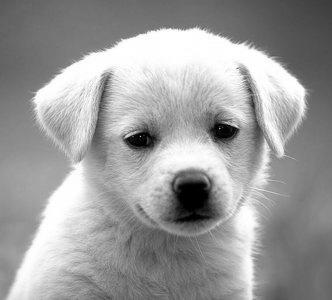
#> input picture Image_Processing/Unit2_exercise/image.png, 332 x 300 px
$ python halftone.py
#> lines starting #> are read from the running program, lines starting #| are printed output that depends on the picture
#> further down, image is the input picture: shape (300, 332); min 0, max 255, mean 155.7
import cv2
import numpy as np
import matplotlib.pyplot as plt

def ordered_dithering(img):
    bayer_matrix = (1/16) * np.array([[0, 8, 2, 10],
                                      [12, 4, 14, 6],
                                      [3, 11, 1, 9],
                                      [15, 7, 13, 5]])
    h, w = img.shape
#> h = 300; w = 332
    tile_h = int(np.ceil(h / 4))
#> tile_h = 75
    tile_w = int(np.ceil(w / 4))
#> tile_w = 83
    threshold_map = np.tile(bayer_matrix, (tile_h, tile_w))
    threshold_map = threshold_map[:h, :w] * 255
    halftoned = (img > threshold_map).astype(np.uint8) * 255
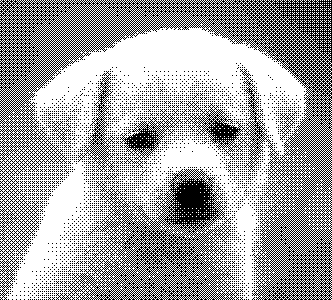
#> halftoned: shape (300, 332); 64% white; black in thin lines or dots
    return halftoned


def error_diffusion(img):
    """Apply Floyd–Steinberg error diffusion halftoning"""
    img = img.astype(float)
    h, w = img.shape
#> h = 300; w = 332
    halftoned = np.copy(img)
    for y in range(h):
        for x in range(w):
            old_pixel = halftoned[y, x]
            new_pixel = 255 if old_pixel > 127 else 0
            halftoned[y, x] = new_pixel
            quant_error = old_pixel - new_pixel
            if x+1 < w:
                halftoned[y, x+1] += quant_error * 7/16
            if y+1 < h and x > 0:
                halftoned[y+1, x-1] += quant_error * 3/16
            if y+1 < h:
                halftoned[y+1, x] += quant_error * 5/16
            if y+1 < h and x+1 < w:
                halftoned[y+1, x+1] += quant_error * 1/16
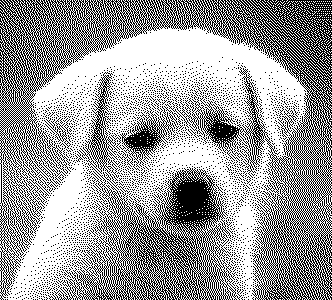
#> halftoned: shape (300, 332) float64; 61.1% white; black in thin lines or dots
    halftoned = np.clip(halftoned, 0, 255).astype(np.uint8)
#> halftoned: shape (300, 332); 61.1% white; black in thin lines or dots
    return halftoned


if __name__ == "__main__":
    # Load grayscale image
    img_path = "image.png"
    image = cv2.imread(img_path, cv2.IMREAD_GRAYSCALE)
    if image is None:
        raise FileNotFoundError(f"Image not found at {img_path}")

    # Apply both halftoning techniques
    ordered = ordered_dithering(image)
    floyd = error_diffusion(image)

    # Display using matplotlib
    plt.figure(figsize=(12, 6))

    plt.subplot(1, 3, 1)
    plt.title("Original Grayscale")
    plt.imshow(image, cmap='gray')
    plt.axis('off')

    plt.subplot(1, 3, 2)
    plt.title("Ordered Dithering (Bayer)")
    plt.imshow(ordered, cmap='gray')
    plt.axis('off')

    plt.subplot(1, 3, 3)
    plt.title("Error Diffusion (Floyd–Steinberg)")
    plt.imshow(floyd, cmap='gray')
    plt.axis('off')

    plt.tight_layout()
    plt.show()
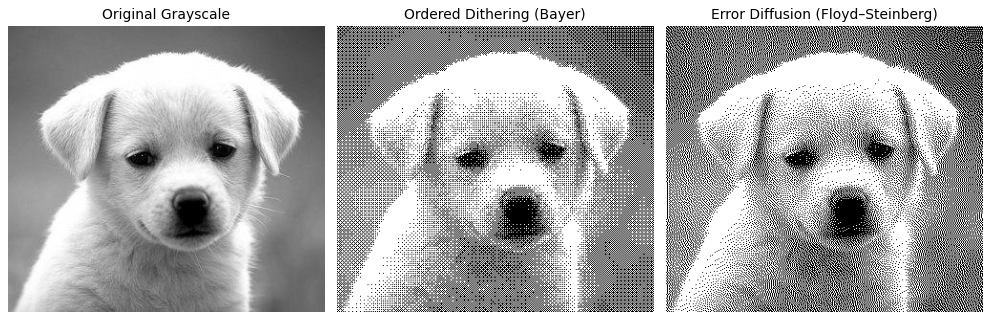
#> figure drawn by matplotlib, 3 panels
